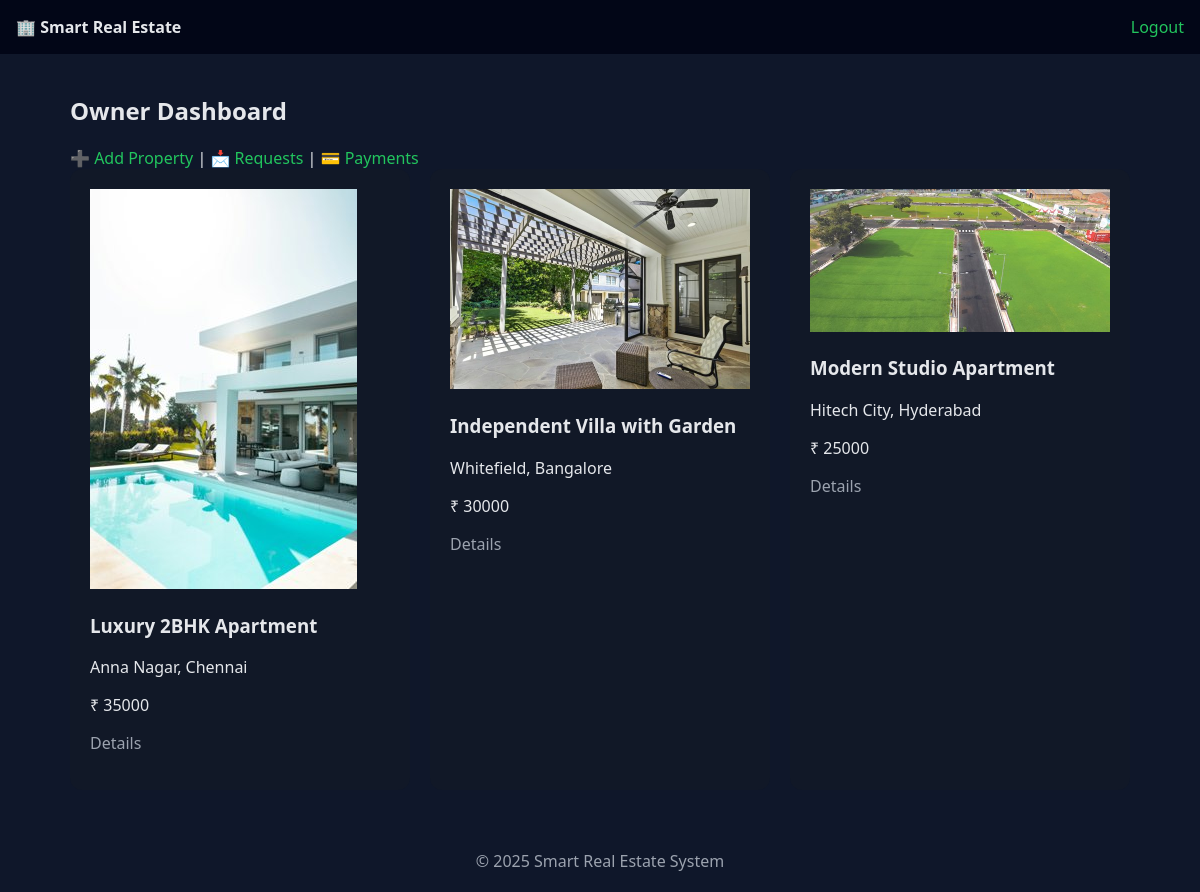
Screenshot of /owner/ (signed in) with the database file from the repository.
### properties/models.py (models this page shows, shortened)
class Property(models.Model):
    owner = models.ForeignKey(settings.AUTH_USER_MODEL, on_delete=models.CASCADE)
    title = models.CharField(max_length=100)
    location = models.CharField(max_length=100)
    price = models.IntegerField()
    description = models.TextField()
    image = models.ImageField(upload_to='property_images/', null=True, blank=True)
    created_at = models.DateTimeField(auto_now_add=True)

class PropertyImage(models.Model):
    property = models.ForeignKey(Property, related_name='images', on_delete=models.CASCADE)
    image = models.ImageField(upload_to='property_images/')
    thumbnail = models.ImageField(upload_to='property_images/thumbnails/', null=True, blank=True)
    created_at = models.DateTimeField(auto_now_add=True)

### properties/views.py (the view)
# urls.py: path('owner/', views.owner_dashboard, name='owner_dashboard'),
@login_required
def owner_dashboard(request):
    properties = Property.objects.filter(owner=request.user)
    return render(request, 'owner_dashboard.html', {'properties': properties})

### templates/owner_dashboard.html
{% extends 'base.html' %}
{% block content %}
<h2>Owner Dashboard</h2>
<a href="{% url 'add_property' %}">➕ Add Property</a> |
<a href="{% url 'owner_requests' %}">📩 Requests</a> |
<a href="#">💳 Payments</a>
<div class="grid">
{% for p in properties %}
<div class="card">
  {% with first=p.images.first %}
    {% if first and first.thumbnail %}
      <img src="{{ first.thumbnail.url }}" alt="{{ p.title }}" style="max-width:100%; height:auto;">
    {% elif p.image %}
      <img src="{{ p.image.url }}" alt="{{ p.title }}" style="max-width:100%; height:auto;">
    {% endif %}
  {% endwith %}
  <h3>{{ p.title }}</h3>
  <p>{{ p.location }}</p>
  <p>₹ {{ p.price }}</p>
  <p><a href="{% url 'property_detail' p.id %}" style="color:var(--muted);">Details</a></p>
</div>
{% empty %}
<p>No properties added.</p>
{% endfor %}
</div>
{% endblock %}

### templates/base.html (style rules this page uses)
:root { --bg:#0f172a; --card:#111827; --text:#e5e7eb; --muted:#9ca3af; --accent:#22c55e; --danger:#ef4444; }
* { box-sizing:border-box }
body { margin:0; background:var(--bg); color:var(--text); font-family:system-ui; }
a { color:var(--accent);text-decoration:none }
.card { background:var(--card); padding:20px; border-radius:12px; margin-bottom:20px; }
.card { animation:card-pop 360ms cubic-bezier(.2,.9,.3,1) both }
.grid { display:grid; grid-template-columns:repeat(auto-fit,minmax(280px,1fr)); gap:20px; }

### rows the page displays
Property: images.first.thumbnail (picture), title "Luxury 2BHK Apartment", location "Anna Nagar, Chennai", price "35000"
Property: images.first.thumbnail (picture), title "Independent Villa with Garden", location "Whitefield, Bangalore", price "30000"
Property: images.first.thumbnail (picture), title "Modern Studio Apartment", location "Hitech City, Hyderabad", price "25000"
